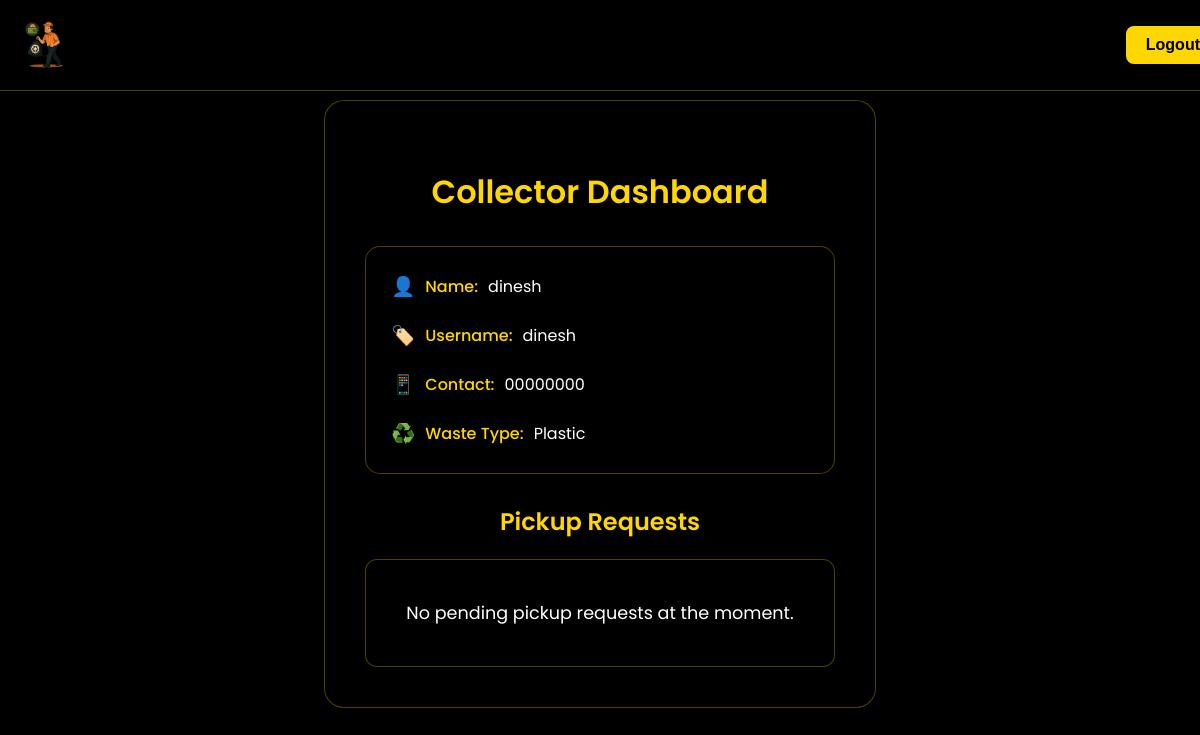
The app's page /collector-dashboard (signed in) with its own data.
### tables this page shows
CREATE TABLE collectors (
            id INTEGER PRIMARY KEY AUTOINCREMENT,
            name TEXT NOT NULL,
            username TEXT UNIQUE NOT NULL,
            password TEXT NOT NULL,
            contact TEXT,
            address TEXT,
            waste_type TEXT NOT NULL
        );

### app.py (the view)
@app.route('/collector-dashboard')
def collector_dashboard():
    username = session.get('collector')
    if not username:
        return redirect(url_for('login'))
    conn = sqlite3.connect(DB_PATH)
    cursor = conn.cursor()
    cursor.execute('SELECT name, username, contact, waste_type FROM collectors WHERE username = ?', (username,))
    row = cursor.fetchone()
    conn.close()
    if not row:
        return "Collector not found. <a href='/login'>Login again</a>"
    collector_details = {
        "name": row[0],
        "username": row[1],
        "contact": row[2],
        "waste_type": row[3]
    }
    if username not in collector_notifications:
        collector_notifications[username] = []
    notifications = collector_notifications.get(username, [])
    return render_template('collector_dashboard.html', collector=collector_details, notifications=notifications)

### templates/collector_dashboard.html (shortened to what this page needs)
<!DOCTYPE html>
<html>
<head>
</head>
<body>
    <div class="header">
        <img src="{{ url_for('static', filename='logomain1.png') }}" alt="Logo" class="logo">
        <div class="user-menu">
            <a href="{{ url_for('logout') }}" style="text-decoration: none;">
                <button class="complete-button">Logout</button>
            </a>
        </div>
    </div>
    <div class="container">
        <h2>Collector Dashboard</h2>
        <div class="collector-info">
            <div class="info-grid">
                <div class="info-item">
                    <span class="info-icon">👤</span>
                    <span class="info-label">Name:</span>
                    <span class="info-value">{{ collector.name }}</span>
                </div>
                <div class="info-item">
                    <span class="info-icon">🏷️</span>
                    <span class="info-label">Username:</span>
                    <span class="info-value">{{ collector.username }}</span>
                </div>
                <div class="info-item">
                    <span class="info-icon">📱</span>
                    <span class="info-label">Contact:</span>
                    <span class="info-value">{{ collector.contact }}</span>
                </div>
                <div class="info-item">
                    <span class="info-icon">♻️</span>
                    <span class="info-label">Waste Type:</span>
                    <span class="info-value">{{ collector.waste_type|title }}</span>
                </div>
            </div>
        </div>
        <div class="notifications">
            <h3>Pickup Requests</h3>
            {% if notifications %}
                {% for notification in notifications %}
                <div class="notification-card">
                    <div class="notification-header">
                        <div class="notification-title">New Pickup Request</div>
                        <div class="notification-time">{{ notification.date }} at {{ notification.time }}</div>
                    </div>
                    <div class="notification-details">
                        <div class="detail-row">
                            <span class="info-icon">👤</span>
                            <span class="detail-label">Provider:</span>
                            <span>{{ notification.name }}</span>
                        </div>
                        <div class="detail-row">
                            <span class="info-icon">📍</span>
                            <span class="detail-label">Address:</span>
                            <span>{{ notification.address }}</span>
                        </div>
                        <div class="detail-row">
                            <span class="info-icon">📱</span>
                            <span class="detail-label">Contact:</span>
                            <span>{{ notification.phone }}</span>
                        </div>
                        <div class="detail-row">
                            <span class="info-icon">♻️</span>
                            <span class="detail-label">Waste Type:</span>
                            <span>{{ notification.waste_type|title }}</span>
                        </div>
                    </div>
                    <form method="POST" action="{{ url_for('complete_notification') }}">
                        <input type="hidden" name="notification_id" value="{{ notification.id }}">
                        <button type="submit" class="complete-button">Mark as Complete</button>
                    </form>
                </div>
                {% endfor %}
            {% else %}
                <div class="no-notifications">
                    No pending pickup requests at the moment.
                </div>
            {% endif %}
        </div>
    </div>
</body>
</html>

### templates/collector_dashboard.html (style rules this page uses)
:root { --primary-color: #FFD700; --secondary-color: #DAA520; --accent-color: #B8860B; --text-color: #333; --light-text: #666; --white: #fff; --black: #000; --glass-bg: rgba(0, 0, 0, 0.6); --glass-border: rgba(255, 215, 0, 0.3); }
body { font-family: 'Poppins', sans-serif; margin: 0; padding: 0; min-height: 100vh; background: #000000; color: var(--white); display: flex; flex-direction: column; }
.header { background: var(--glass-bg); backdrop-filter: blur(10px); -webkit-backdrop-filter: blur(10px); padding: 20px; box-shadow: 0 2px 10px rgba(0, 0, 0, 0.3); display: flex; justify-content: space-between; align-items: center; position: fixed; width: 100%; top: 0; z-index: 1000; border-bottom: 1px solid var(--glass-border); }
.logo { height: 50px; transition: transform 0.3s ease; }
.container { max-width: 1200px; margin: 100px auto 40px; padding: 40px; background: var(--glass-bg); backdrop-filter: blur(12px); -webkit-backdrop-filter: blur(12px); border-radius: 20px; box-shadow: 0 8px 32px rgba(0, 0, 0, 0.3); border: 1px solid var(--glass-border); transition: all 0.3s ease; }
h2, h3 { color: var(--primary-color); margin-bottom: 30px; font-size: 2rem; font-weight: 600; text-align: center; text-shadow: 2px 2px 4px rgba(0, 0, 0, 0.3); }
h3 { font-size: 1.5rem; margin-bottom: 20px; }
.collector-info { background: rgba(0, 0, 0, 0.4); padding: 25px; border-radius: 15px; margin-bottom: 30px; border: 1px solid var(--glass-border); }
.info-grid { display: grid; grid-template-columns: repeat(auto-fit, minmax(200px, 1fr)); gap: 20px; }
.info-item { display: flex; align-items: center; gap: 10px; }
.info-icon { font-size: 1.2rem; color: var(--primary-color); }
.info-label { font-weight: 500; color: var(--primary-color); }
.info-value { color: var(--white); }
.notifications { margin-top: 30px; }
.complete-button { background: var(--primary-color); color: var(--black); padding: 10px 20px; border: none; border-radius: 8px; font-size: 1rem; cursor: pointer; transition: all 0.3s ease; font-weight: 600; }
.no-notifications { text-align: center; color: var(--white); padding: 40px; font-size: 1.1rem; background: rgba(0, 0, 0, 0.4); border-radius: 12px; border: 1px solid var(--glass-border); }

### records on screen
collectors: name "dinesh", username "dinesh", contact "00000000", waste_type "Plastic"
